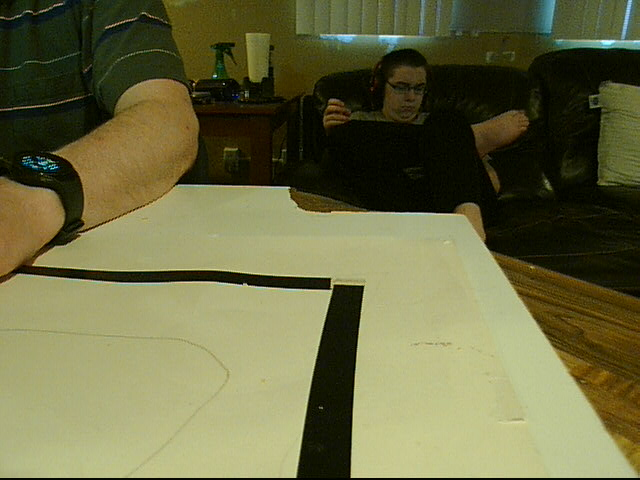
#> input picture linefollowpy/linepic1.jpg, 640 x 480 px
$ python StaticTest.py   (older library calls are emulated)
#> lines starting #> are read from the running program, lines starting #| are printed output that depends on the picture; after the words box and inside, x2 and y2 are one past the last pixel; in counts of white or black regions, pixels touching at a corner belong together
#!/usr/bin/python3.5
# static testing for line following
import numpy as np
import cv2

img = cv2.imread('../../../linepic1.jpg')
#> img is the input picture: shape (480, 640, 3); mean B, G, R 67.4, 106.4, 106.8
cv2.imshow('img',img)

height, width, chans = img.shape
#> height = 480; width = 640; chans = 3

# [8 lines of commented-out code are left out]

imhsv = cv2.cvtColor(img, cv2.COLOR_BGR2HSV)
#> imhsv: shape (480, 640, 3); mean H, S, V 32.3, 143.3, 109.9
#cv2.imshow('imhsv',imhsv)
lowerBound=np.array([0,0,0])
# note that h and s aren't the 0,0 I though by using the online hsv calc
upperBound=np.array([180,255,40])
immask=cv2.inRange(imhsv,lowerBound,upperBound)
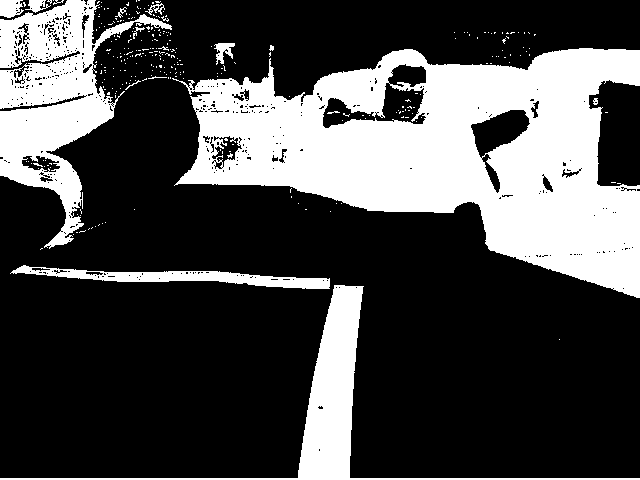
#> immask: shape (480, 640); 29.3% white; 292 white regions (277 under 20 px), largest, box (x1, y1, x2, y2) and area: (172, 48, 640, 298) 60442, (0, 0, 172, 249) 15681, (0, 285, 640, 480) 9169
#cv2.imshow('immask', immask)

kernelOpen=np.ones((5,5))
kernelClose=np.ones((20,20))

immaskOpen=cv2.morphologyEx(immask,cv2.MORPH_OPEN,kernelOpen)
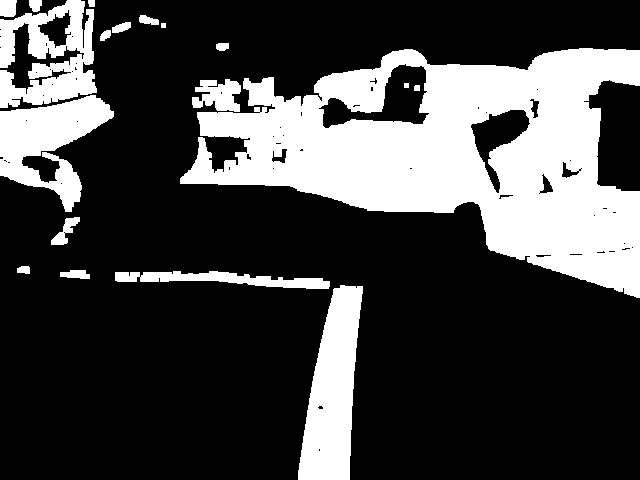
#> immaskOpen: shape (480, 640); 27% white; 19 white regions, largest, box (x1, y1, x2, y2) and area: (180, 48, 640, 298) 57621, (298, 285, 363, 480) 7972, (0, 95, 114, 212) 6503
immaskClose=cv2.morphologyEx(immaskOpen,cv2.MORPH_CLOSE,kernelClose)
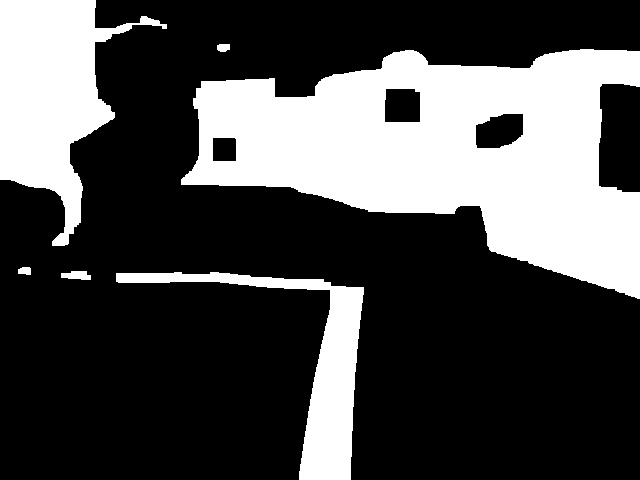
#> immaskClose: shape (480, 640); 30% white; 6 white regions
#cv2.imshow('after morphs', immaskClose)

#maskFinal=maskClose
_, conts, _ = cv2.findContours(immaskClose.copy(),cv2.RETR_EXTERNAL,cv2.CHAIN_APPROX_NONE)
#> conts = 6 contours; box (x1, y1, x2, y2) and area: (181, 49, 640, 299) 65379, (0, 0, 167, 246) 18202, (116, 272, 364, 480) 9653, (61, 271, 91, 280) 171, (217, 44, 230, 52) 74, (18, 267, 31, 275) 71
# below the -1 means draw all contours
#cv2.drawContours(img,conts,-1,(255,0,0),3)

#cv2.imshow('img with conts',img)

ymax = 0
xmax = 0
hmax = 0
wmax = 0

for i in range(len(conts)):
    x,y,w,h=cv2.boundingRect(conts[i])
    if y >= ymax:
      ymax = y
      print(y)
      xmax = x
      print(x)
      hmax = h
      print(h)
      wmax = w
      print(w)
#> this loop made 6 passes
#> (x, y, w, h, ymax, xmax, hmax, wmax) on pass 1: (116, 272, 248, 208, 272, 116, 208, 248)
#> (x, y, w, h) on passes 2 to 6: (61, 271, 30, 9), (18, 267, 13, 8), (181, 49, 459, 250), (217, 44, 13, 8), (0, 0, 167, 246)
#| 272
#| 116
#| 208
#| 248
#> after the loop, hmax = 208; wmax = 248; xmax = 116; ymax = 272
    # cv2.rectangle(img,(x,y),(x+w,y+h),(0,0,255), 2)
    # cv2.cv.PutText(cv2.cv.fromarray(img), str(i+1),(x,y+h),font,(0,255,255))
targetx = xmax + int(wmax/2)
#> targetx = 240
targety = ymax + int(hmax/2)
#> targety = 376
cv2.circle(img, (targetx, targety), 10, (0,255,255), -1)
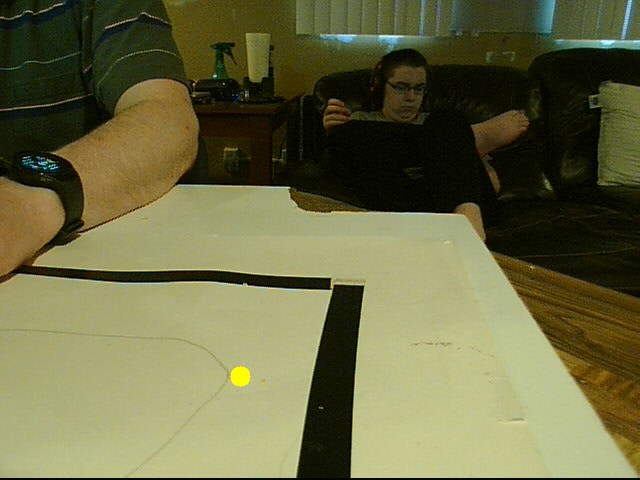
#> img: shape (480, 640, 3); 0.1% of pixels changed, all inside (x1, y1, x2, y2) = (230, 366, 251, 387)

# cv2.imshow('img with bounded conts',img)
cv2.imshow('img with target',img)

# [7 lines of commented-out code are left out]
cv2.waitKey(0)
cv2.destroyAllWindows()
